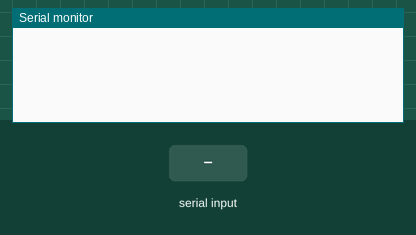
The sketch below on a simulated Arduino Mega 2560, built with avr-gcc and run on an emulated ATmega2560. On the bench: the last lines printed to the serial monitor. The test bench sets the inputs (shaded band). The modem accepts every AT command (registered, SIM ready, sends succeed) and sends nothing else.

Above: at 1.2 s.
1.3 s: "h" received over Serial
At 2.5 s:
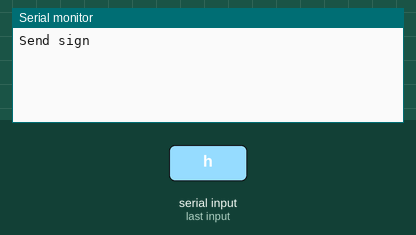
At 5.59 s:
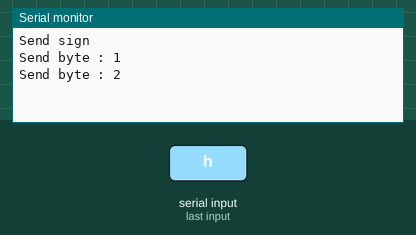
Timing chart, 0 to 7.1 s (numbered marks = the images above; inputs shaded):
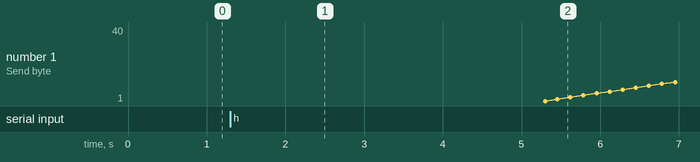

The sketch:

serial_spresense_android.ino
```cpp
#define BAUDRATE  9600
#define BAUDRATE2 38400

void setup() {
  Serial.begin(BAUDRATE);
  Serial2.begin(BAUDRATE2);
  while(Serial2.available()>0){Serial2.read();}
}

void loop() {

  // Unityからのデータを読み取る
  if(Serial2.available() > 0){
    char receivedByte = Serial2.read();
    Serial.print(receivedByte);
    Serial.print(' ');
  }

  // Unityに画像データを送る
  char temp = Serial.read();
  if(temp == 'h'){
    byte sendByte[1];

    // 画像データ送信の合図
    Serial.println("Send sign");
    sendByte[0] = 't';
    for(int i=1; i<=20; ++i){
      Serial2.write(sendByte, 1);
    }

    delay(4000);

    // 画像データ本体の送信
    for(int i=1; i<=240; ++i){
    Serial.print("Send byte : ");
    Serial.println(i);
      for(int j=1; j<=640; ++j){
        while(Serial2.availableForWrite()<=10){;}
        sendByte[0] = (byte)(j%100);
        Serial2.write(sendByte, 1);
      }
    }
  }

}
```

Measured:
- after the input at 1.3 s, the serial monitor: prints a new line at once (image 1)
